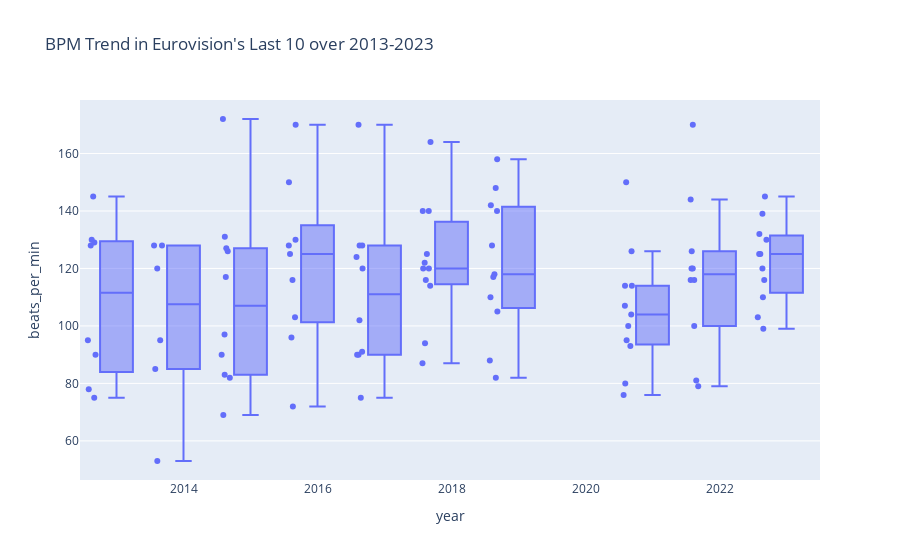

Notebook source saved alongside this figure:
### Code cell
#last10 from 2013-2023, beats_per_min (17% correlation with final_place)
fig4 = px.box(last_10, x="year", y="beats_per_min", points="all", title="BPM Trend in Eurovision's Last 10 over 2013-2023")
fig4.show()

### Figure 1 — Plotly figure (JSON) as saved in the notebook; plotly's stock layout.template omitted (floating-point values rounded to 4 significant figures)
{"data": [{"alignmentgroup": "True", "boxpoints": "all", "hovertemplate": "year=%{x}<br>beats_per_min=%{y}<extra></extra>", "legendgroup": "", "marker": {"color": "#636efa"}, "name": "", "notched": false, "offsetgroup": "", "orientation": "v", "showlegend": false, "type": "box", "x": [2013, 2013, 2013, 2013, 2013, 2013, 2013, 2013, 2013, 2013, 2013, 2014, 2014, 2014, 2014, 2014, 2014, 2014, 2014, 2014, 2014, 2014, 2015, 2015, 2015, 2015, 2015, 2015, 2015, 2015, 2015, 2015, 2015, 2015, 2016, 2016, 2016, 2016, 2016, 2016, 2016, 2016, 2016, 2016, 2016, 2017, 2017, 2017, 2017, 2017, 2017, 2017, 2017, 2017, 2017, 2017, 2018, 2018, 2018, 2018, 2018, 2018, 2018, 2018, 2018, 2018, 2018, 2019, 2019, 2019, 2019, 2019, 2019, 2019, 2019, 2019, 2019, 2019, 2021, 2021, 2021, 2021, 2021, 2021, 2021, 2021, 2021, 2021, 2021, 2022, 2022, 2022, 2022, 2022, 2022, 2022, 2022, 2022, 2022, 2023, 2023, 2023, 2023, 2023, 2023, 2023, 2023, 2023, 2023, 2023], "x0": " ", "xaxis": "x", "y": [129.0, 130.0, 95.0, NaN, 78.0, 90.0, NaN, 145.0, NaN, 128.0, 75.0, 95.0, NaN, 128.0, NaN, NaN, NaN, 53.0, 128.0, NaN, 85.0, 120.0, 83.0, NaN, 131.0, 82.0, 126.0, 69.0, NaN, 117.0, 97.0, 172.0, 90.0, 127.0, 130.0, 116.0, NaN, 96.0, 125.0, 103.0, 150.0, 170.0, 72.0, NaN, 128.0, 128.0, NaN, 128.0, 75.0, 102.0, 90.0, 90.0, 120.0, 124.0, 170.0, 91.0, 120.0, 125.0, 87.0, 94.0, 122.0, 140.0, 164.0, 120.0, 140.0, 116.0, 114.0, 140.0, 148.0, 105.0, 110.0, 117.0, 158.0, 118.0, 82.0, 128.0, 88.0, 142.0, 100.0, 114.0, 150.0, 107.0, 114.0, 80.0, 76.0, 93.0, 126.0, 104.0, 95.0, 170.0, 144.0, 100.0, 81.0, 120.0, 79.0, 116.0, 126.0, 120.0, 116.0, 145.0, 120.0, 103.0, 125.0, 110.0, 116.0, 99.0, 125.0, 130.0, 132.0, 139.0], "y0": " ", "yaxis": "y"}], "layout": {"boxmode": "group", "legend": {"tracegroupgap": 0}, "title": {"text": "BPM Trend in Eurovision's Last 10 over 2013-2023"}, "xaxis": {"anchor": "y", "domain": [0, 1], "title": {"text": "year"}}, "yaxis": {"anchor": "x", "domain": [0, 1], "title": {"text": "beats_per_min"}}}}
